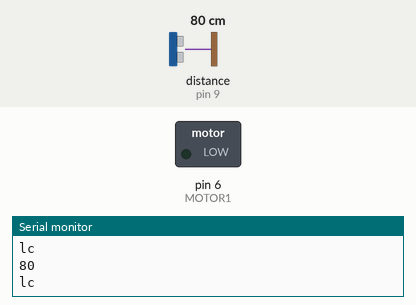
Bench run of a sketch on a simulated Arduino Uno, built with avr-gcc and run on an emulated ATmega328P. On the bench: switched loads named in the sketch (green lamp = pin HIGH), the last lines printed to the serial monitor. Wiring (inferred from the names in the program): ultrasonic range finder: trigger pin 4; echo pin 9. Inputs (shaded band) come from the test bench; at power-on: distance to the obstacle (sensor on pin 9) 80 cm. The echo pulse lasts 58.3 µs per cm; random numbers use the default seed unless the sketch sets one; pins used as bus, display or sensor lines are not drawn.

Above: at 1.2 s.
1.3 s: distance to the obstacle (sensor on pin 9) set to 70 cm
At 2.5 s:
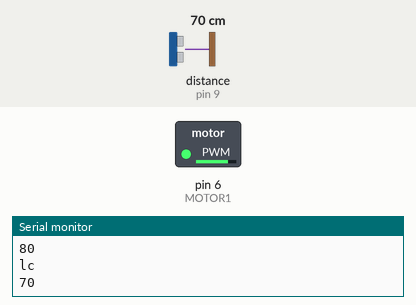
Timing chart, 0 to 13.7 s (numbered marks = the images above; inputs shaded):
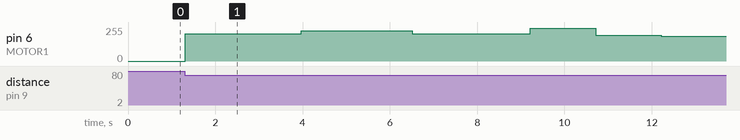

The sketch:

go-batsy.ino
```cpp
#define MOTOR1 6
#define ULTRASONIC_ECHO 9
#define ULTRASONIC_TRIGGER 4

long previousDistance = 0;

void setup() {
  pinMode(MOTOR1, OUTPUT);
  pinMode(ULTRASONIC_TRIGGER, OUTPUT);
  pinMode(ULTRASONIC_ECHO, INPUT);

  Serial.begin(9600);
}

long readUltrasonicDistance(int triggerPin, int echoPin)
{
  digitalWrite(triggerPin, LOW);
  delayMicroseconds(2);
  digitalWrite(triggerPin, HIGH);
  delayMicroseconds(10);
  digitalWrite(triggerPin, LOW);
  pinMode(echoPin, INPUT);
  // Time to return is multipled by the wavelength of audible sound...or something like that?
  return 0.01725 * pulseIn(echoPin, HIGH);
}

void loop() {
  const long currentDistance = readUltrasonicDistance(ULTRASONIC_TRIGGER, ULTRASONIC_ECHO);
  Serial.println(currentDistance);
  if(abs(previousDistance -  currentDistance) < 3) {
    Serial.println("lc");
    previousDistance = currentDistance;
    return;
   }

  previousDistance = currentDistance;

  if(currentDistance <= 0 ||  75 < currentDistance) {
    Serial.println("gc");
    return;
  }

  const float chanceOfEndingTheLoop = random(10, 50) / 100.0;
  while(random(100)/100.0 > chanceOfEndingTheLoop) {
    analogWrite(MOTOR1, random(180, 255));
    delay(random(1000, 3000));
  }

  digitalWrite(MOTOR1, LOW);
  delay(2000);
}
```

Measured:
- the behaviour switches between 76 and 75 cm on distance to the obstacle (sensor on pin 9) (found by bisection; images 0 and 1)
- after the input at 1.3 s, pin 6 (MOTOR1): 0/255 → 203/255 at once, → 227/255 2.7 s later, → 203/255 2.5 s later, → 245/255 2.7 s later, … (6 changes in this stretch)
